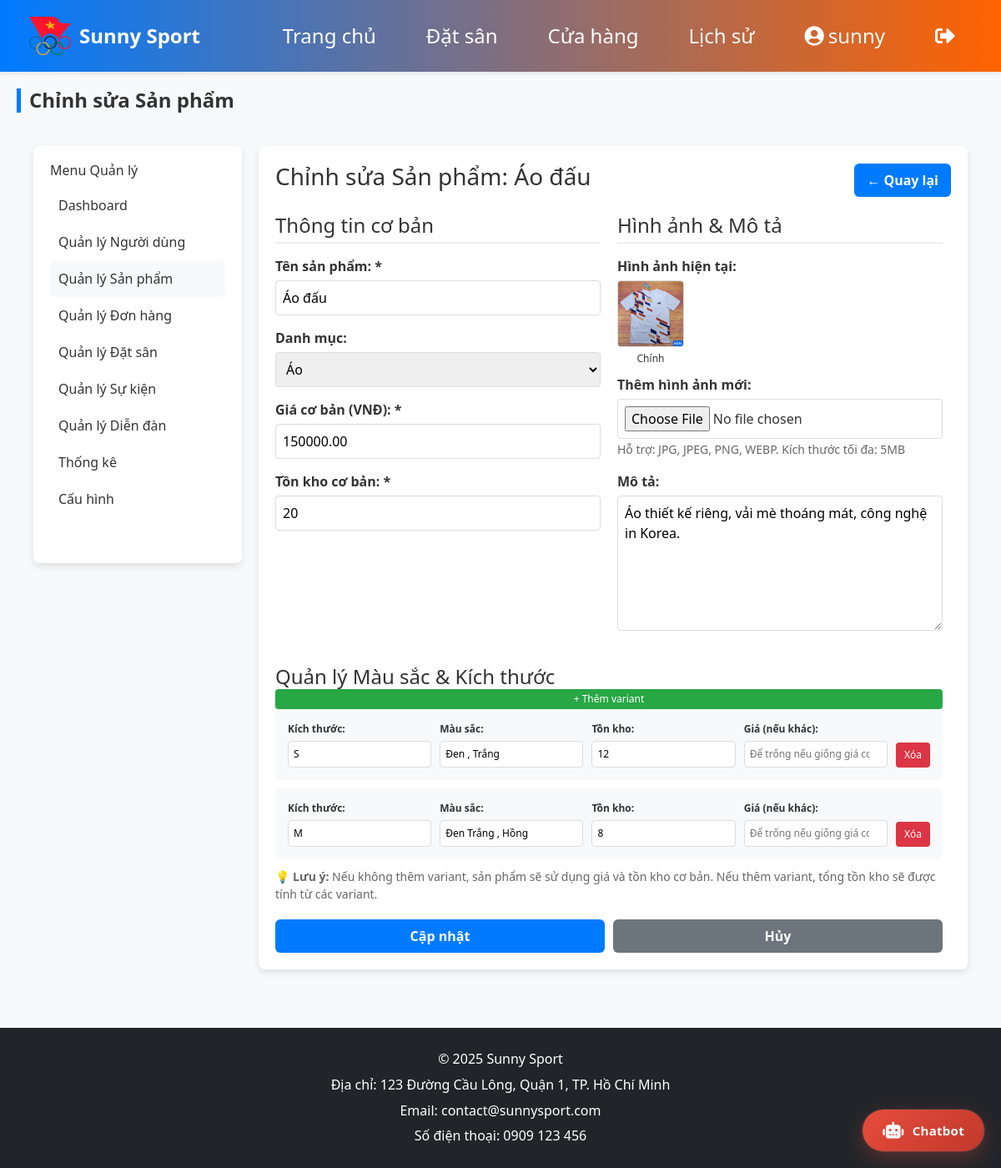
The page /admin_edit_product.php?id=12 (signed in) on the database its author committed.
### tables this page shows
CREATE TABLE `products` (
  `product_id` int(11) NOT NULL COMMENT 'Mã sản phẩm',
  `product_name` varchar(100) NOT NULL COMMENT 'Tên sản phẩm',
  `category_id` int(11) DEFAULT NULL COMMENT 'Mã danh mục sản phẩm',
  `description` text DEFAULT NULL COMMENT 'Mô tả sản phẩm',
  `price` decimal(10,2) NOT NULL COMMENT 'Giá sản phẩm (VNĐ)',
  `stock` int(11) NOT NULL DEFAULT 0 COMMENT 'Số lượng tồn kho tổng (tính từ variants nếu có)',
  `created_at` timestamp NOT NULL DEFAULT current_timestamp() COMMENT 'Thời gian tạo'
);

CREATE TABLE `product_categories` (
  `category_id` int(11) NOT NULL COMMENT 'Mã danh mục sản phẩm',
  `category_name` varchar(100) NOT NULL COMMENT 'Tên danh mục',
  `description` text DEFAULT NULL COMMENT 'Mô tả danh mục'
);

CREATE TABLE `product_images` (
  `image_id` int(11) NOT NULL COMMENT 'Mã hình ảnh',
  `product_id` int(11) DEFAULT NULL COMMENT 'Mã sản phẩm',
  `image_url` varchar(255) NOT NULL COMMENT 'Đường dẫn hình ảnh',
  `alt_text` varchar(255) DEFAULT NULL COMMENT 'Mô tả hình ảnh (SEO)',
  `is_primary` tinyint(1) DEFAULT 0 COMMENT 'Hình ảnh chính: 1 (chính), 0 (phụ)',
  `created_at` timestamp NOT NULL DEFAULT current_timestamp() COMMENT 'Thời gian tạo'
);

CREATE TABLE `product_variants` (
  `variant_id` int(11) NOT NULL COMMENT 'Mã biến thể',
  `product_id` int(11) DEFAULT NULL COMMENT 'Mã sản phẩm',
  `size` varchar(50) DEFAULT NULL COMMENT 'Kích thước (e.g., S, M, L, 39, 40)',
  `color` varchar(50) DEFAULT NULL COMMENT 'Màu sắc (e.g., Red, Blue, Black)',
  `stock` int(11) NOT NULL DEFAULT 0 COMMENT 'Số lượng tồn kho cho biến thể',
  `price` decimal(10,2) DEFAULT NULL COMMENT 'Giá cho biến thể (nếu khác giá gốc)',
  `created_at` timestamp NOT NULL DEFAULT current_timestamp() COMMENT 'Thời gian tạo'
);

### admin_edit_product.php (the view, shortened to what this page needs)
<?php
include 'config/database.php';
$product_id = $_GET['id'] ?? 0;
if ($product_id) {
    $stmt = $conn->prepare("SELECT p.*, c.category_name FROM products p LEFT JOIN product_categories c ON p.category_id = c.category_id WHERE p.product_id = ?");
    $stmt->bind_param("i", $product_id);
    $stmt->execute();
    $result = $stmt->get_result();
    $product = $result->fetch_assoc();
    $stmt = $conn->prepare("SELECT * FROM product_images WHERE product_id = ? ORDER BY is_primary DESC");
    $stmt->bind_param("i", $product_id);
    $stmt->execute();
    $images = $stmt->get_result()->fetch_all(MYSQLI_ASSOC);
    $stmt = $conn->prepare("SELECT * FROM product_variants WHERE product_id = ? ORDER BY variant_id");
    $stmt->bind_param("i", $product_id);
    $stmt->execute();
    $variants = $stmt->get_result()->fetch_all(MYSQLI_ASSOC);
}
$stmt = $conn->prepare("SELECT category_id, category_name FROM product_categories ORDER BY category_name");
$stmt->execute();
$categories = $stmt->get_result()->fetch_all(MYSQLI_ASSOC);
include 'includes/header.php';
?>
<h2 class="section-title">Chỉnh sửa Sản phẩm</h2>
<div class="shop-container" style="display:flex; gap:20px; align-items:flex-start; padding:20px;">
    <div class="product-filter" style="background:white; padding:20px; border-radius:8px; box-shadow:0 4px 10px rgba(0,0,0,0.1); width:250px; min-height:500px;">
        <h3 style="font-size:16px; color:#333;">Menu Quản lý</h3>
        <ul style="list-style:none; padding:0;">
            <li><a href="admin.php?section=dashboard" style="display:block; padding:10px; color:#333; text-decoration:none;">Dashboard</a></li>
            <li><a href="admin.php?section=users" style="display:block; padding:10px; color:#333; text-decoration:none;">Quản lý Người dùng</a></li>
            <li><a href="admin.php?section=products" style="display:block; padding:10px; color:#333; text-decoration:none; background:#f8f9fa; border-radius:6px;">Quản lý Sản phẩm</a></li>
            <li><a href="admin.php?section=orders" style="display:block; padding:10px; color:#333; text-decoration:none;">Quản lý Đơn hàng</a></li>
            <li><a href="admin.php?section=bookings" style="display:block; padding:10px; color:#333; text-decoration:none;">Quản lý Đặt sân</a></li>
            <li><a href="admin.php?section=events" style="display:block; padding:10px; color:#333; text-decoration:none;">Quản lý Sự kiện</a></li>
            <li><a href="admin.php?section=forum" style="display:block; padding:10px; color:#333; text-decoration:none;">Quản lý Diễn đàn</a></li>
            <li><a href="admin.php?section=stats" style="display:block; padding:10px; color:#333; text-decoration:none;">Thống kê</a></li>
            <li><a href="admin.php?section=settings" style="display:block; padding:10px; color:#333; text-decoration:none;">Cấu hình</a></li>
        </ul>
    </div>
    <div class="admin-content" style="flex:1; background:white; padding:20px; border-radius:8px; box-shadow:0 4px 10px rgba(0,0,0,0.1);">
        <div style="display:flex; justify-content:space-between; align-items:center; margin-bottom:20px;">
            <h3>Chỉnh sửa Sản phẩm: <?php echo htmlspecialchars($product['product_name']); ?></h3>
            <a href="admin.php?section=products" class="filter-submit" style="text-decoration:none;">← Quay lại</a>
        </div>
        <form method="post" enctype="multipart/form-data" style="max-width:800px;">
            <div style="display:grid; grid-template-columns:1fr 1fr; gap:20px; margin-bottom:20px;">
                <div>
                    <h4 style="margin-bottom:15px; color:#333; border-bottom:2px solid #eee; padding-bottom:5px;">Thông tin cơ bản</h4>
                    <div style="margin-bottom:15px;">
                        <label style="display:block; margin-bottom:5px; font-weight:600;">Tên sản phẩm: *</label>
                        <input type="text" name="product_name" value="<?php echo htmlspecialchars($product['product_name']); ?>" required style="width:100%; padding:8px; border:1px solid #ddd; border-radius:4px;">
                    </div>
                    <div style="margin-bottom:15px;">
                        <label style="display:block; margin-bottom:5px; font-weight:600;">Danh mục:</label>
                        <select name="category_id" style="width:100%; padding:8px; border:1px solid #ddd; border-radius:4px;">
                            <?php foreach ($categories as $category): ?>
                                <option value="<?php echo $category['category_id']; ?>" <?php echo $product['category_id'] == $category['category_id'] ? 'selected' : ''; ?>>
                                    <?php echo htmlspecialchars($category['category_name']); ?>
                                </option>
                            <?php endforeach; ?>
                        </select>
                    </div>
                    <div style="margin-bottom:15px;">
                        <label style="display:block; margin-bottom:5px; font-weight:600;">Giá cơ bản (VNĐ): *</label>
                        <input type="number" name="price" value="<?php echo $product['price']; ?>" min="0" step="1000" required style="width:100%; padding:8px; border:1px solid #ddd; border-radius:4px;">
                    </div>
                    <div style="margin-bottom:15px;">
                        <label style="display:block; margin-bottom:5px; font-weight:600;">Tồn kho cơ bản: *</label>
                        <input type="number" name="stock" value="<?php echo $product['stock']; ?>" min="0" required style="width:100%; padding:8px; border:1px solid #ddd; border-radius:4px;">
                    </div>
                </div>
                <div>
                    <h4 style="margin-bottom:15px; color:#333; border-bottom:2px solid #eee; padding-bottom:5px;">Hình ảnh & Mô tả</h4>
                    <div style="margin-bottom:15px;">
                        <label style="display:block; margin-bottom:5px; font-weight:600;">Hình ảnh hiện tại:</label>
                        <?php if (!empty($images)): ?>
                            <div style="display:flex; gap:10px; flex-wrap:wrap; margin-bottom:10px;">
                                <?php foreach ($images as $image): ?>
                                    <div style="text-align:center;">
                                        <img src="images/<?php echo htmlspecialchars($image['image_url']); ?>" alt="<?php echo htmlspecialchars($image['alt_text']); ?>" style="width:80px; height:80px; object-fit:cover; border-radius:4px; border:1px solid #ddd;">
                                        <div style="font-size:12px; margin-top:5px;">
                                            <?php echo $image['is_primary'] ? 'Chính' : 'Phụ'; ?>
                                        </div>
                                    </div>
                                <?php endforeach; ?>
                            </div>
                        <?php else: ?>
                            <p style="color:#666;">Chưa có hình ảnh</p>
                        <?php endif; ?>
                        <label style="display:block; margin-bottom:5px; font-weight:600;">Thêm hình ảnh mới:</label>
                        <input type="file" name="product_image" accept="image/*" style="width:100%; padding:8px; border:1px solid #ddd; border-radius:4px;">
                        <small style="color:#666;">Hỗ trợ: JPG, JPEG, PNG, WEBP. Kích thước tối đa: 5MB</small>
                    </div>
                    <div style="margin-bottom:15px;">
                        <label style="display:block; margin-bottom:5px; font-weight:600;">Mô tả:</label>
                        <textarea name="description" rows="6" style="width:100%; padding:8px; border:1px solid #ddd; border-radius:4px;"><?php echo htmlspecialchars($product['description']); ?></textarea>
                    </div>
                </div>
            </div>
            <div style="margin-bottom:20px;">
                <h4 style="margin-bottom:15px; color:#333; border-bottom:2px solid #eee; padding-bottom:5px;">
                    Quản lý Màu sắc & Kích thước
                    <button type="button" onclick="addVariant()" style="float:right; background:#28a745; color:white; border:none; padding:5px 10px; border-radius:4px; cursor:pointer; font-size:12px;">+ Thêm variant</button>
                </h4>
                <div id="variants-container">
                    <?php if (!empty($variants)): ?>
                        <?php foreach ($variants as $index => $variant): ?>
                            <div class="variant-row" style="display:grid; grid-template-columns:1fr 1fr 1fr 1fr auto; gap:10px; align-items:end; margin-bottom:10px; padding:15px; background:#f8f9fa; border-radius:6px;">
                                <div>
                                    <label style="display:block; margin-bottom:5px; font-weight:600; font-size:12px;">Kích thước:</label>
                                    <input type="text" name="variants[<?php echo $index; ?>][size]" value="<?php echo htmlspecialchars($variant['size']); ?>" placeholder="S, M, L, 39, 40..." style="width:100%; padding:6px; border:1px solid #ddd; border-radius:4px; font-size:12px;">
                                </div>
                                <div>
                                    <label style="display:block; margin-bottom:5px; font-weight:600; font-size:12px;">Màu sắc:</label>
                                    <input type="text" name="variants[<?php echo $index; ?>][color]" value="<?php echo htmlspecialchars($variant['color']); ?>" placeholder="Đỏ, Xanh, Đen..." style="width:100%; padding:6px; border:1px solid #ddd; border-radius:4px; font-size:12px;">
                                </div>
                                <div>
                                    <label style="display:block; margin-bottom:5px; font-weight:600; font-size:12px;">Tồn kho:</label>
                                    <input type="number" name="variants[<?php echo $index; ?>][stock]" value="<?php echo $variant['stock']; ?>" min="0" style="width:100%; padding:6px; border:1px solid #ddd; border-radius:4px; font-size:12px;">
                                </div>
                                <div>
                                    <label style="display:block; margin-bottom:5px; font-weight:600; font-size:12px;">Giá (nếu khác):</label>
                                    <input type="number" name="variants[<?php echo $index; ?>][price]" value="<?php echo $variant['price'] != $product['price'] ? $variant['price'] : ''; ?>" placeholder="Để trống nếu giống giá cơ bản" min="0" step="1000" style="width:100%; padding:6px; border:1px solid #ddd; border-radius:4px; font-size:12px;">
                                </div>
                                <div>
                                    <button type="button" onclick="removeVariant(this)" style="background:#dc3545; color:white; border:none; padding:6px 10px; border-radius:4px; cursor:pointer; font-size:12px;">Xóa</button>
                                </div>
                            </div>
                        <?php endforeach; ?>
                    <?php endif; ?>
                </div>
                <small style="color:#666; display:block; margin-top:10px;">
                    💡 <strong>Lưu ý:</strong> Nếu không thêm variant, sản phẩm sẽ sử dụng giá và tồn kho cơ bản.
                    Nếu thêm variant, tổng tồn kho sẽ được tính từ các variant.
                </small>
            </div>
            <div style="display:flex; gap:10px;">
                <button type="submit" class="filter-submit" style="flex:1;">Cập nhật</button>
                <a href="admin.php?section=products" class="filter-submit" style="flex:1; text-align:center; text-decoration:none; background:#6c757d;">Hủy</a>
            </div>
        </form>
    </div>
</div>
<?php include 'includes/footer.php'; ?>

### includes/header.php (style rules this page uses)
* { margin:0; padding:0; box-sizing: border-box; }
body { font-family: "Segoe UI", sans-serif; background: #f8f9fa; color: #333; }
.section-title { font-size: 24px; font-weight: bold; margin-bottom: 15px; color: #007bff; border-left: 5px solid #007bff; padding-left: 10px; }
label { display: block; margin-bottom: 5px; font-weight: 500; }
input, select, button { width: 100%; padding: 10px; border: 1px solid #ddd; border-radius: 6px; }
button { background: #007bff; color: white; border: none; cursor: pointer; }

### admin_edit_product.php (style rules this page uses)
.section-title { font-size:24px; color:#333; margin-bottom:20px; }
.product-filter h3 { font-size:16px; color:#333; margin-bottom:10px; }
.filter-submit { background:#007bff; color:white; padding:8px 15px; border:none; border-radius:6px; font-weight:600; cursor:pointer; text-align:center; }

### rows shown on the page
products: product_name "Áo đấu", category_id "Áo", price "150000.00", stock "20", description "Áo thiết kế riêng, vải mè thoáng mát, công nghệ in Korea."
product_images: image_url (picture), is_primary "Chính"
product_variants: size "S", color "Đen , Trắng", stock "12"
product_variants: size "M", color "Đen Trắng , Hồng", stock "8"

### other values the page prints
$_SESSION['username'] "sunny"
